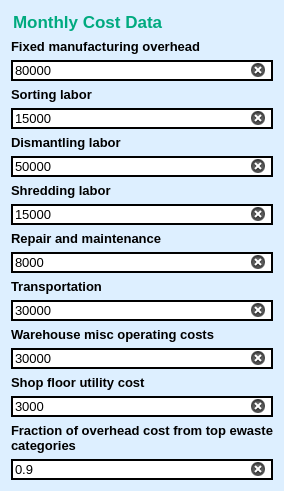
     <widget class="QFrame" name="frame_2">
      <property name="styleSheet">
       <string notr="true">border :0px solid;
border-color: rgb(255, 255, 255);
background-color: rgb(221, 239, 255);
border-radius: 15px;</string>
      </property>
      <property name="frameShape">
       <enum>QFrame::StyledPanel</enum>
      </property>
      <property name="frameShadow">
       <enum>QFrame::Raised</enum>
      </property>
      <layout class="QGridLayout" name="gridLayout_2">
       <item row="0" column="0">
        <widget class="QLineEdit" name="lineEdit_2">
         <property name="font">
          <font>
           <family>MS Shell Dlg 2</family>
           <pointsize>13</pointsize>
           <weight>75</weight>
           <italic>false</italic>
           <bold>true</bold>
          </font>
         </property>
         <property name="styleSheet">
          <string notr="true">color: rgb(0, 170, 127);
border :0px solid;
border-color: rgb(255, 255, 255);
background-color: rgb(221, 239, 255);</string>
         </property>
         <property name="text">
          <string>Monthly Cost Data</string>
         </property>
        </widget>
       </item>
       <item row="1" column="0">
        <layout class="QVBoxLayout" name="verticalLayout_2">
         <item>
          <widget class="QLabel" name="label">
           <property name="font">
            <font>
             <pointsize>10</pointsize>
             <weight>75</weight>
             <bold>true</bold>
            </font>
           </property>
           <property name="toolTip">
            <string>&lt;html&gt;&lt;head/&gt;&lt;body&gt;&lt;p&gt;&lt;span style=&quot; font-weight:400; color:#000000;&quot;&gt;USD/month: Insurance, Property tax, Safety and environmental cost, Compliance fee, Auditing fee, Rent, Supervisors salary, EHS personnel salary, Housekeeping, etc.&lt;/span&gt;&lt;/p&gt;&lt;/body&gt;&lt;/html&gt;</string>
           </property>
           <property name="toolTipDuration">
            <number>-1</number>
           </property>
           <property name="whatsThis">
            <string/>
           </property>
           <property name="styleSheet">
            <string notr="true">background-color: rgb(221, 239, 255);</string>
           </property>
           <property name="text">
            <string>Fixed manufacturing overhead</string>
           </property>
          </widget>
         </item>
         <item>
          <widget class="QLineEdit" name="fixed_manufacturing_overhead">
           <property name="font">
            <font>
             <pointsize>10</pointsize>
            </font>
           </property>
           <property name="toolTipDuration">
            <number>-1</number>
           </property>
           <property name="styleSheet">
            <string notr="true">border :1.5px solid;
background-color: rgb(255, 255, 255);</string>
           </property>
           <property name="text">
            <string>80000</string>
           </property>
           <property name="clearButtonEnabled">
            <bool>true</bool>
           </property>
          </widget>
         </item>
         <item>
          <widget class="QLabel" name="label_7">
           <property name="font">
            <font>
             <pointsize>10</pointsize>
             <weight>75</weight>
             <bold>true</bold>
            </font>
           </property>
           <property name="toolTip">
            <string>&lt;html&gt;&lt;head/&gt;&lt;body&gt;&lt;p&gt;&lt;span style=&quot; font-weight:400; color:#000000;&quot;&gt;$/month&lt;/span&gt;&lt;/p&gt;&lt;/body&gt;&lt;/html&gt;</string>
           </property>
           <property name="styleSheet">
            <string notr="true">background-color: rgb(221, 239, 255);</string>
           </property>
           <property name="text">
            <string>Sorting labor</string>
           </property>
          </widget>
         </item>
         <item>
          <widget class="QLineEdit" name="sorting_labor">
           <property name="font">
            <font>
             <pointsize>10</pointsize>
            </font>
           </property>
           <property name="styleSheet">
            <string notr="true">border :1.5px solid;
background-color: rgb(255, 255, 255);</string>
           </property>
           <property name="text">
            <string>15000</string>
           </property>
           <property name="clearButtonEnabled">
            <bool>true</bool>
           </property>
          </widget>
         </item>
         <item>
          <widget class="QLabel" name="label_8">
           <property name="font">
            <font>
             <pointsize>10</pointsize>
             <weight>75</weight>
             <bold>true</bold>
            </font>
           </property>
           <property name="toolTip">
            <string>&lt;html&gt;&lt;head/&gt;&lt;body&gt;&lt;p&gt;&lt;span style=&quot; font-weight:400; color:#000000;&quot;&gt;$/month&lt;/span&gt;&lt;/p&gt;&lt;/body&gt;&lt;/html&gt;</string>
           </property>
           <property name="styleSheet">
            <string notr="true">background-color: rgb(221, 239, 255);</string>
           </property>
           <property name="text">
            <string>Dismantling labor</string>
           </property>
          </widget>
         </item>
         <item>
          <widget class="QLineEdit" name="dismantling_labor">
           <property name="font">
            <font>
             <pointsize>10</pointsize>
            </font>
           </property>
           <property name="styleSheet">
            <string notr="true">border :1.5px solid;
background-color: rgb(255, 255, 255);</string>
           </property>
           <property name="text">
            <string>50000</string>
           </property>
           <property name="clearButtonEnabled">
            <bool>true</bool>
           </property>
          </widget>
         </item>
         <item>
          <widget class="QLabel" name="label_9">
           <property name="font">
            <font>
             <pointsize>10</pointsize>
             <weight>75</weight>
             <bold>true</bold>
            </font>
           </property>
           <property name="toolTip">
            <string>&lt;html&gt;&lt;head/&gt;&lt;body&gt;&lt;p&gt;&lt;span style=&quot; font-weight:400; color:#000000;&quot;&gt;$/month&lt;/span&gt;&lt;/p&gt;&lt;/body&gt;&lt;/html&gt;</string>
           </property>
           <property name="styleSheet">
            <string notr="true">background-color: rgb(221, 239, 255);</string>
           </property>
           <property name="text">
            <string>Shredding labor</string>
           </property>
          </widget>
         </item>
         <item>
          <widget class="QLineEdit" name="shredding_labor">
           <property name="font">
            <font>
             <pointsize>10</pointsize>
            </font>
           </property>
           <property name="styleSheet">
            <string notr="true">border :1.5px solid;
background-color: rgb(255, 255, 255);</string>
           </property>
           <property name="text">
            <string>15000</string>
           </property>
           <property name="clearButtonEnabled">
            <bool>true</bool>
           </property>
          </widget>
         </item>
         <item>
          <widget class="QLabel" name="label_2">
           <property name="font">
            <font>
             <pointsize>10</pointsize>
             <weight>75</weight>
             <bold>true</bold>
            </font>
           </property>
           <property name="toolTip">
            <string>&lt;html&gt;&lt;head/&gt;&lt;body&gt;&lt;p&gt;&lt;span style=&quot; font-weight:400; color:#000000;&quot;&gt;$/month&lt;/span&gt;&lt;/p&gt;&lt;/body&gt;&lt;/html&gt;</string>
           </property>
           <property name="styleSheet">
            <string notr="true">background-color: rgb(221, 239, 255);</string>
           </property>
           <property name="text">
            <string>Repair and maintenance</string>
           </property>
          </widget>
         </item>
         <item>
          <widget class="QLineEdit" name="repair_and_maintenance">
           <property name="font">
            <font>
             <pointsize>10</pointsize>
            </font>
           </property>
           <property name="styleSheet">
            <string notr="true">border :1.5px solid;
background-color: rgb(255, 255, 255);</string>
           </property>
           <property name="text">
            <string>8000</string>
           </property>
           <property name="clearButtonEnabled">
            <bool>true</bool>
           </property>
          </widget>
         </item>
         <item>
          <widget class="QLabel" name="label_3">
           <property name="font">
            <font>
             <pointsize>10</pointsize>
             <weight>75</weight>
             <bold>true</bold>
            </font>
           </property>
           <property name="toolTip">
            <string>&lt;html&gt;&lt;head/&gt;&lt;body&gt;&lt;p&gt;&lt;span style=&quot; font-weight:400; color:#000000;&quot;&gt;$/month: fuel, driver salary, truck maintenance&lt;/span&gt;&lt;/p&gt;&lt;/body&gt;&lt;/html&gt;</string>
           </property>
           <property name="styleSheet">
            <string notr="true">background-color: rgb(221, 239, 255);</string>
           </property>
           <property name="text">
            <string>Transportation</string>
           </property>
          </widget>
         </item>
         <item>
          <widget class="QLineEdit" name="transportation">
           <property name="font">
            <font>
             <pointsize>10</pointsize>
            </font>
           </property>
           <property name="styleSheet">
            <string notr="true">border :1.5px solid;
background-color: rgb(255, 255, 255);</string>
           </property>
           <property name="text">
            <string>30000</string>
           </property>
           <property name="clearButtonEnabled">
            <bool>true</bool>
           </property>
          </widget>
         </item>
         <item>
          <widget class="QLabel" name="label_4">
           <property name="font">
            <font>
             <pointsize>10</pointsize>
             <weight>75</weight>
             <bold>true</bold>
            </font>
           </property>
           <property name="toolTip">
            <string>&lt;html&gt;&lt;head/&gt;&lt;body&gt;&lt;p&gt;&lt;span style=&quot; font-weight:400; color:#000000;&quot;&gt;$/month: Any other cost related to warehouse operation like storage cost, forklift driver salary, forklift fuel, etc.&lt;/span&gt;&lt;/p&gt;&lt;/body&gt;&lt;/html&gt;</string>
           </property>
           <property name="styleSheet">
            <string notr="true">background-color: rgb(221, 239, 255);</string>
           </property>
           <property name="text">
            <string>Warehouse misc operating costs</string>
           </property>
          </widget>
         </item>
         <item>
          <widget class="QLineEdit" name="warehouse_misc_operating_cost">
           <property name="font">
            <font>
             <pointsize>10</pointsize>
            </font>
           </property>
           <property name="styleSheet">
            <string notr="true">border :1.5px solid;
background-color: rgb(255, 255, 255);</string>
           </property>
           <property name="text">
            <string>30000</string>
           </property>
           <property name="clearButtonEnabled">
            <bool>true</bool>
           </property>
          </widget>
         </item>
         <item>
          <widget class="QLabel" name="label_5">
           <property name="font">
            <font>
             <pointsize>10</pointsize>
             <weight>75</weight>
             <bold>true</bold>
            </font>
           </property>
           <property name="toolTip">
            <string>&lt;html&gt;&lt;head/&gt;&lt;body&gt;&lt;p&gt;&lt;span style=&quot; font-weight:400; color:#000000;&quot;&gt;$/month: electricity, water, gas, etc.&lt;/span&gt;&lt;/p&gt;&lt;/body&gt;&lt;/html&gt;</string>
           </property>
           <property name="styleSheet">
            <string notr="true">background-color: rgb(221, 239, 255);</string>
           </property>
           <property name="text">
            <string>Shop floor utility cost</string>
           </property>
          </widget>
         </item>
         <item>
          <widget class="QLineEdit" name="utility_cost">
           <property name="font">
            <font>
             <pointsize>10</pointsize>
            </font>
           </property>
           <property name="styleSheet">
            <string notr="true">border :1.5px solid;
background-color: rgb(255, 255, 255);</string>
           </property>
           <property name="text">
            <string>3000</string>
           </property>
           <property name="clearButtonEnabled">
            <bool>true</bool>
           </property>
          </widget>
         </item>
         <item>
          <widget class="QLabel" name="label_10">
           <property name="font">
            <font>
             <pointsize>10</pointsize>
             <weight>75</weight>
             <bold>true</bold>
            </font>
           </property>
           <property name="toolTip">
            <string>&lt;html&gt;&lt;head/&gt;&lt;body&gt;&lt;p&gt;&lt;span style=&quot; font-weight:400; color:#000000;&quot;&gt;Any value from 0 to 1: What fraction of total overhead cost comes from the top e-waste categories?&lt;/span&gt;&lt;/p&gt;&lt;/body&gt;&lt;/html&gt;</string>
           </property>
           <property name="styleSheet">
            <string notr="true">background-color: rgb(221, 239, 255);</string>
           </property>
           <property name="text">
            <string>Fraction of overhead cost from top ewaste categories</string>
           </property>
           <property name="wordWrap">
            <bool>true</bool>
           </property>
          </widget>
         </item>
         <item>
          <widget class="QLineEdit" name="fraction_of_overhead_cost_from_top_ewastes">
           <property name="font">
            <font>
             <pointsize>10</pointsize>
            </font>
           </property>
           <property name="styleSheet">
            <string notr="true">border :1.5px solid;
background-color: rgb(255, 255, 255);</string>
           </property>
           <property name="text">
            <string>0.9</string>
           </property>
           <property name="clearButtonEnabled">
            <bool>true</bool>
           </property>
          </widget>
         </item>
        </layout>
       </item>
      </layout>
     </widget>
